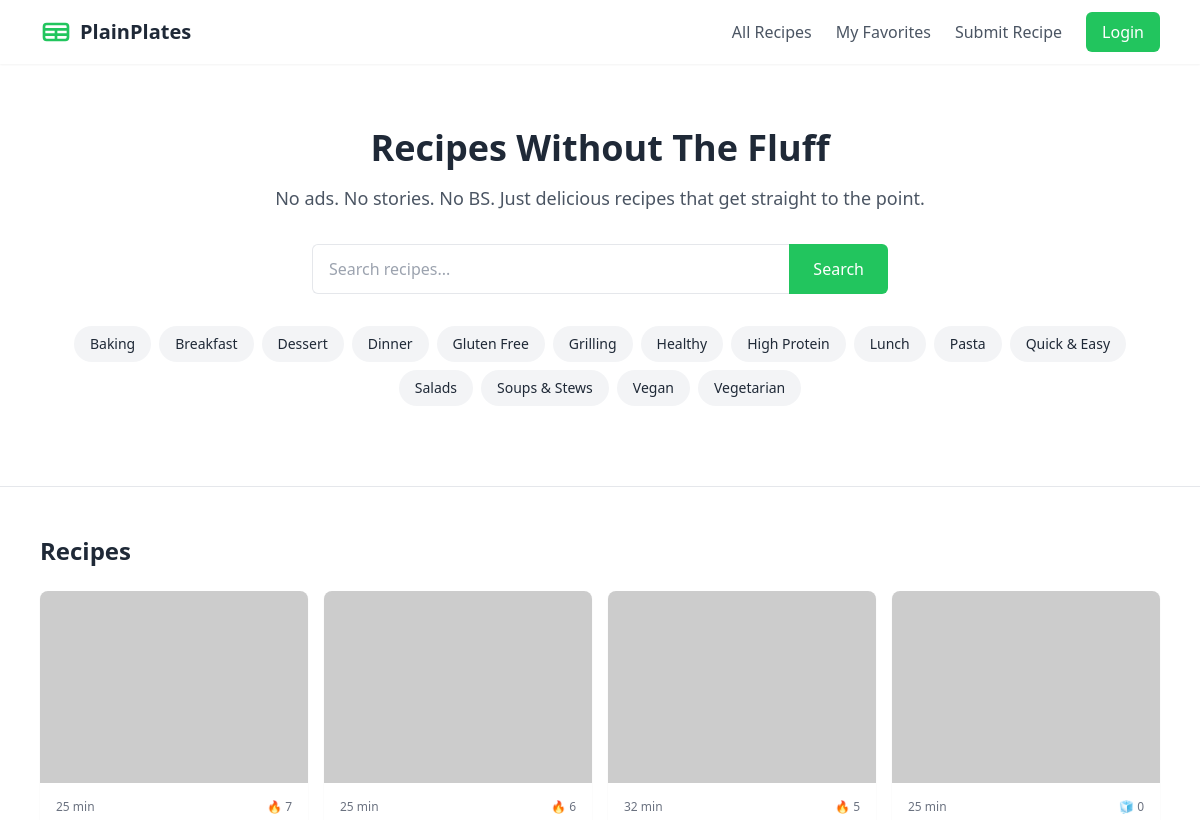
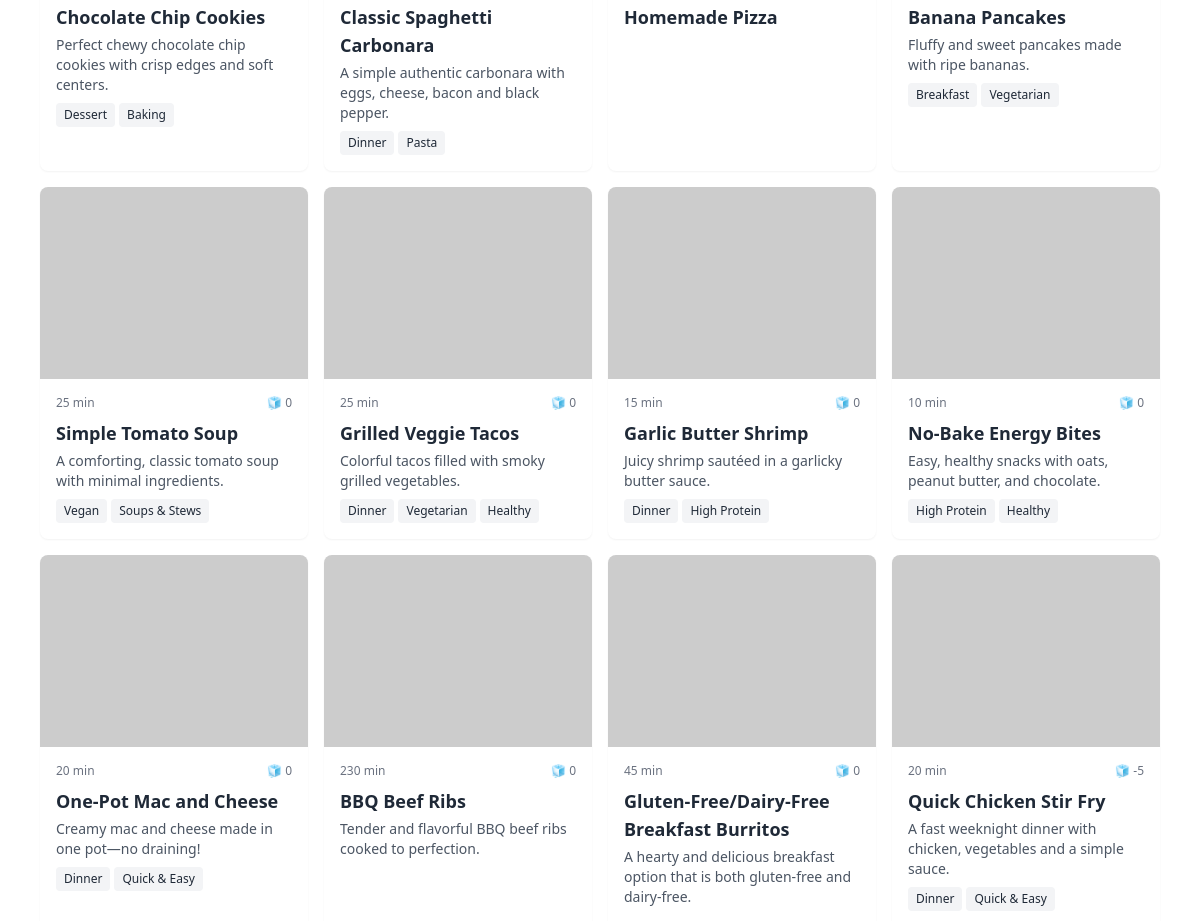
Page /recipes (upper part) on the earlier database version (2 pictures, top to bottom).
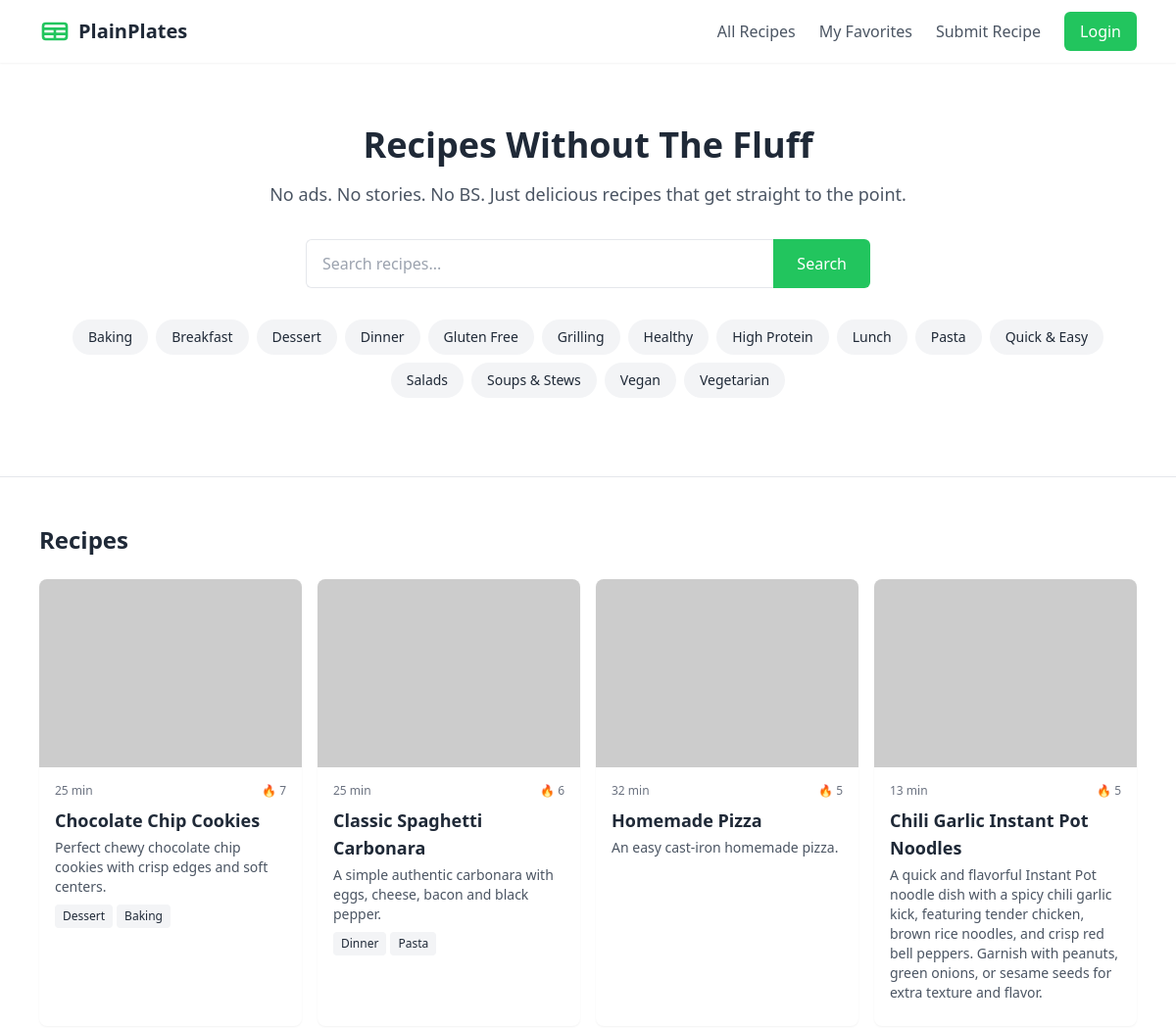
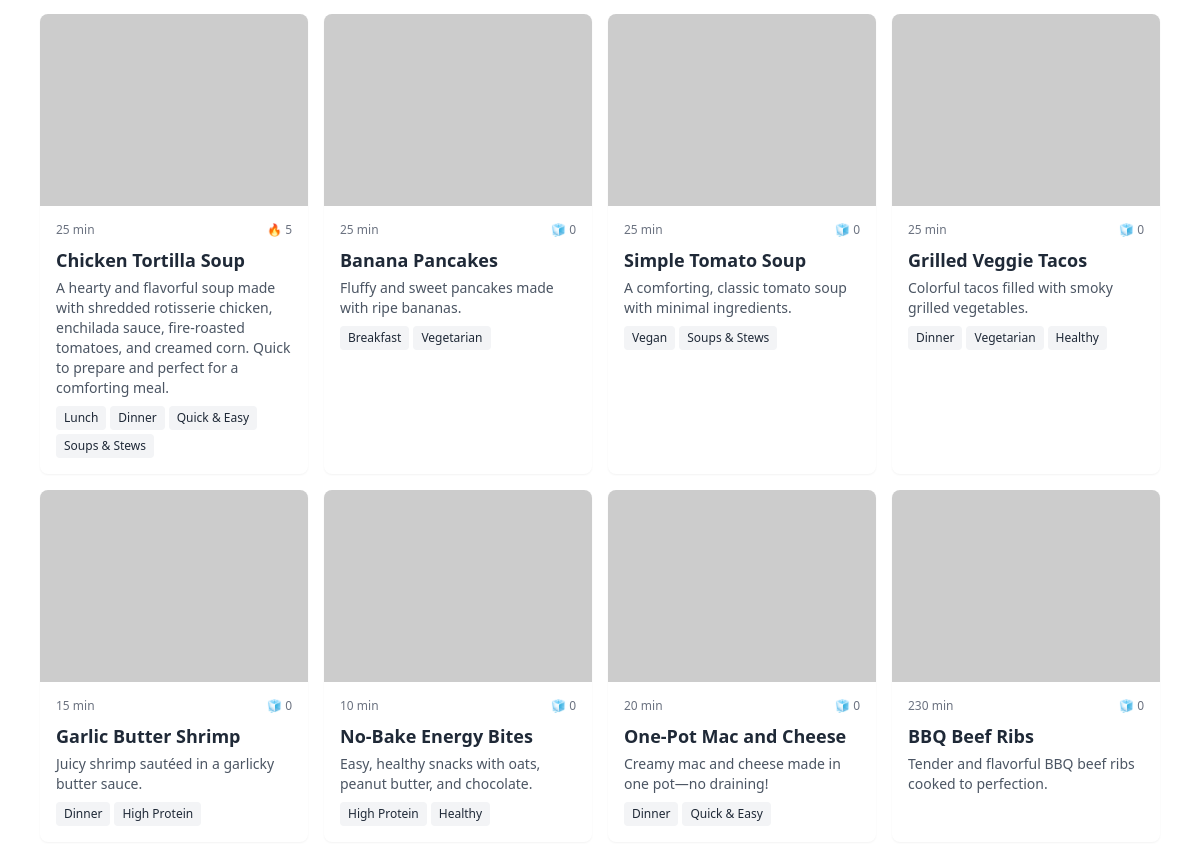
Same page on the later database version (2 pictures, top to bottom).
### tables this page shows
CREATE TABLE categories (
    id INTEGER PRIMARY KEY AUTOINCREMENT,
    name TEXT NOT NULL,
    slug TEXT UNIQUE NOT NULL,
    description TEXT
);

CREATE TABLE recipes (
    id INTEGER PRIMARY KEY AUTOINCREMENT,
    title TEXT NOT NULL,
    slug TEXT UNIQUE NOT NULL,
    description TEXT NOT NULL,
    ingredients TEXT NOT NULL,
    instructions TEXT NOT NULL,
    notes TEXT,
    prep_time INTEGER NOT NULL,
    cook_time INTEGER NOT NULL,
    servings INTEGER NOT NULL DEFAULT 4,
    created_at TIMESTAMP NOT NULL DEFAULT CURRENT_TIMESTAMP,
    updated_at TIMESTAMP NOT NULL DEFAULT CURRENT_TIMESTAMP,
    user_id INTEGER,
    FOREIGN KEY (user_id) REFERENCES users (id)
);

### main.py (the view)
@app.get("/recipes", response_class=HTMLResponse)
def recipes_page(request: Request, q: str | None = None, category: str | None = None):
    categories = get_categories()
    recipes = get_recipes(filter_q=q, category_slug=category)
    return templates.TemplateResponse("recipes.html", {
        "request": request,
        "categories": categories,
        "recipes": recipes,
        "q": q,
        "selected_category": category
    })

### templates/recipes.html (shortened to what this page needs)
{% extends "base.html" %}
{% block content %}
<section class="bg-white border-b">
    <div class="max-w-6xl mx-auto px-4 py-12 md:py-16">
        <div class="text-center">
            <h1 class="text-3xl md:text-4xl font-bold mb-4">Recipes Without The Fluff</h1>
            <p class="text-lg text-gray-600 mb-8 max-w-2xl mx-auto">No ads. No stories. No BS. Just delicious recipes that get straight to the point.</p>
            <div class="max-w-xl mx-auto mb-8">
                <form action="/recipes" method="get" class="flex">
                    <input type="text" name="q" placeholder="Search recipes..." value="{{ q or '' }}"
                        class="flex-grow px-4 py-3 rounded-l-md border-t border-b border-l focus:outline-none focus:ring-2 focus:ring-primary-500">
                    <button type="submit"
                            class="bg-primary-500 text-white px-6 py-3 rounded-r-md hover:bg-primary-600 focus:outline-none focus:ring-2 focus:ring-primary-500">
                        Search
                    </button>
                </form>
            </div>
            <div class="flex flex-wrap justify-center gap-2 mb-4">
                {% for category in categories %}
                <a href="/recipes?category={{ category.slug }}{% if q %}&q={{ q }}{% endif %}"
                class="{% if selected_category == category.slug %}
                            bg-primary-500 text-white
                        {% else %}
                            bg-gray-100 text-gray-800 hover:bg-gray-200
                        {% endif %}
                        px-4 py-2 rounded-full text-sm transition">
                    {{ category.name }}
                </a>
                {% endfor %}
            </div>
        </div>
    </div>
</section>
<section class="py-12">
    <div class="max-w-6xl mx-auto px-4">
        <h2 class="text-2xl font-bold mb-6">Recipes</h2>
        <div class="grid grid-cols-1 md:grid-cols-2 lg:grid-cols-4 gap-4">
            {% for recipe in recipes %}
                {% include "components/recipe_card.html" %}
            {% endfor %}
        </div>
    </div>
</section>
{% endblock %}

### templates/base.html (shortened to what this page needs)
<!DOCTYPE html>
<html>
<head>
    <script src="https://cdn.tailwindcss.com"></script>
</head>
<body class="min-h-screen flex flex-col bg-white text-gray-800">
    {% set user = request.session.get('user') %}
    <header class="bg-white shadow-sm sticky top-0 z-10">
        <div class="max-w-6xl mx-auto px-4 py-3 flex items-center justify-between">
            <div class="flex items-center space-x-2">
            <a href="/" class="flex items-center">
                <svg class="h-8 w-8 text-green-500" viewBox="0 0 24 24" fill="none" stroke="currentColor" stroke-width="2">
                <path stroke-linecap="round" stroke-linejoin="round" d="M3 10h18M3 14h18m-9-4v8m-7 0h14a2 2 0 002-2V8a2 2 0 00-2-2H5a2 2 0 00-2 2v8a2 2 0 002 2z" />
                </svg>
                <span class="text-xl font-bold text-gray-800 ml-2">PlainPlates</span>
            </a>
            </div>
            <nav class="hidden md:flex items-center space-x-6">
            <a href="/recipes" class="text-gray-600 hover:text-green-500">All Recipes</a>
            <a href="/favorites" class="text-gray-600 hover:text-green-500">My Favorites</a>
            <a href="/submit" class="text-gray-600 hover:text-green-500">Submit Recipe</a>
            {% if user %}
                <span class="text-gray-600">👋 {{ user.name }}</span>
                <a href="/logout" class="text-gray-500 hover:text-red-600 ml-4">Logout</a>
            {% else %}
                <a href="/login" class="bg-green-500 hover:bg-green-600 text-white px-4 py-2 rounded-md">Login</a>
            {% endif %}
            </nav>
        </div>
    </header>
    <main class="flex-grow">
        {% block content %}
        {% endblock %}
    </main>
</body>
</html>

### templates/components/recipe_card.html
<a href="/recipes/{{ recipe.slug }}" class="bg-white rounded-lg overflow-hidden shadow-sm hover:shadow-md transition-shadow">
    <div class="h-48 overflow-hidden">
        <img src="/static/images/recipes{{ recipe.slug }}.jpg" onerror="this.onerror=null;this.src='https://placehold.co/400x300?text=Image Coming Soon';" alt="{{ recipe.title }}" class="w-full h-full object-cover">
    </div>
    <div class="p-4">
        <div class="flex justify-between items-center mb-2">
            <span class="text-xs text-gray-500">{{ recipe.prep_time + recipe.cook_time }} min</span>
            <span class="flex items-center text-xs text-gray-500">
                {% if recipe.score > 0 %} 🔥 {% else %} 🧊 {% endif %}{{ recipe.score }}
            </span>
        </div>
        <h3 class="font-bold text-lg mb-1">{{ recipe.title }}</h3>
        <p class="text-gray-600 text-sm mb-2">{{ recipe.description }}</p>
        <div class="flex flex-wrap gap-1">
            {% for tag in recipe.tags %}
            <span class="bg-gray-100 text-gray-800 text-xs px-2 py-1 rounded">{{ tag }}</span>
            {% endfor %}
        </div>
    </div>
</a>

Differences in the rows shown:
no longer on this page (row unchanged): recipes: recipe.prep_time+recipe.cook_time "45", score "0", title "Gluten-Free/Dairy-Free Breakfast Burritos", description "A hearty and delicious breakfast option that is both gluten-free and dairy-free."
no longer on this page (row unchanged): recipes: recipe.prep_time+recipe.cook_time "20", score "-5", title "Quick Chicken Stir Fry", description "A fast weeknight dinner with chicken, vegetables and a simple sauce.", categories (name "Dinner"), categories (name "Quick & Easy")
changed recipes "Homemade Pizza": description (not shown) → "An easy cast-iron homemade pizza."
added recipes: recipe.prep_time+recipe.cook_time "13", score "5", title "Chili Garlic Instant Pot Noodles", description "A quick and flavorful Instant Pot noodle dish with a spicy chili garlic kick, featuring tender chicken, brown rice noodles, and crisp red bell peppers. Garnish with peanuts, green onions, or sesame seeds for extra texture and flavor."
added recipes: recipe.prep_time+recipe.cook_time "25", score "5", title "Chicken Tortilla Soup", description "A hearty and flavorful soup made with shredded rotisserie chicken, enchilada sauce, fire-roasted tomatoes, and creamed corn. Quick to prepare and perfect for a comforting meal.", categories (name "Lunch"), categories (name "Dinner"), categories (name "Quick & Easy"), categories (name "Soups & Stews")
